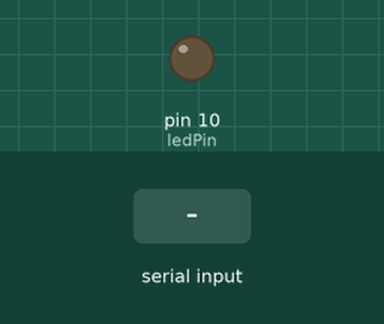
Simulated run of this sketch. Board: Arduino Uno, built with avr-gcc and run on an emulated ATmega328P. On the bench: output pins drawn as LEDs (lit = HIGH). The test bench sets the inputs (shaded band).

Above: at 1.2 s.
1.3 s: "1" received over Serial
Timing chart, 0 to 4.3 s (numbered marks = the images above; inputs shaded):
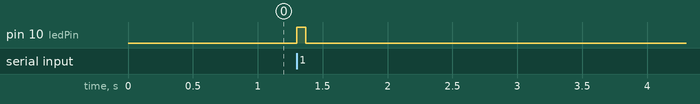

The sketch:

Serial_to_Fan.ino
```cpp
#include <IRremote.h>
IRsend irsend;
byte Mode,ledPin=10;

void setup() {
  pinMode(10,OUTPUT);
  Serial.begin(9600);
}

void loop() {
  if (Serial.available() > 0) {
    digitalWrite(ledPin, 1);
    Mode = Serial.read();
    if (Mode == '1')irsend.sendNEC(0x80FFC13E, 32);  //開/關
    if (Mode == '2')irsend.sendNEC(0x80FFE11E, 32);  //風速
    if (Mode == '3')irsend.sendNEC(0x80FFF10E, 32);  //自然/睡眠風
    if (Mode == '4')irsend.sendNEC(0x80FFD12E, 32);  //定時
    digitalWrite(ledPin, 0);
  }
}
```

Measured:
- after the input at 1.3 s, pin 10 (ledPin): LOW → HIGH at once, → LOW 0.07 s later
